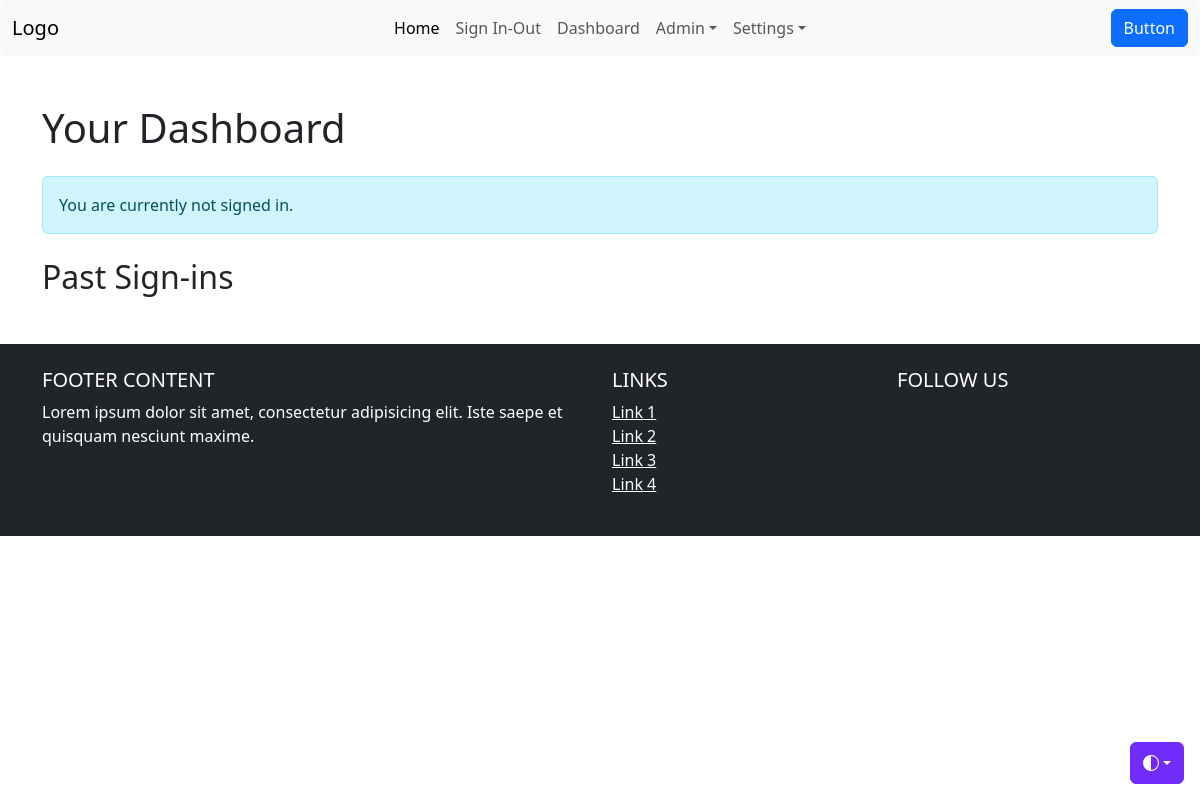
The app's page /user_dashboard/ (signed in), older data.
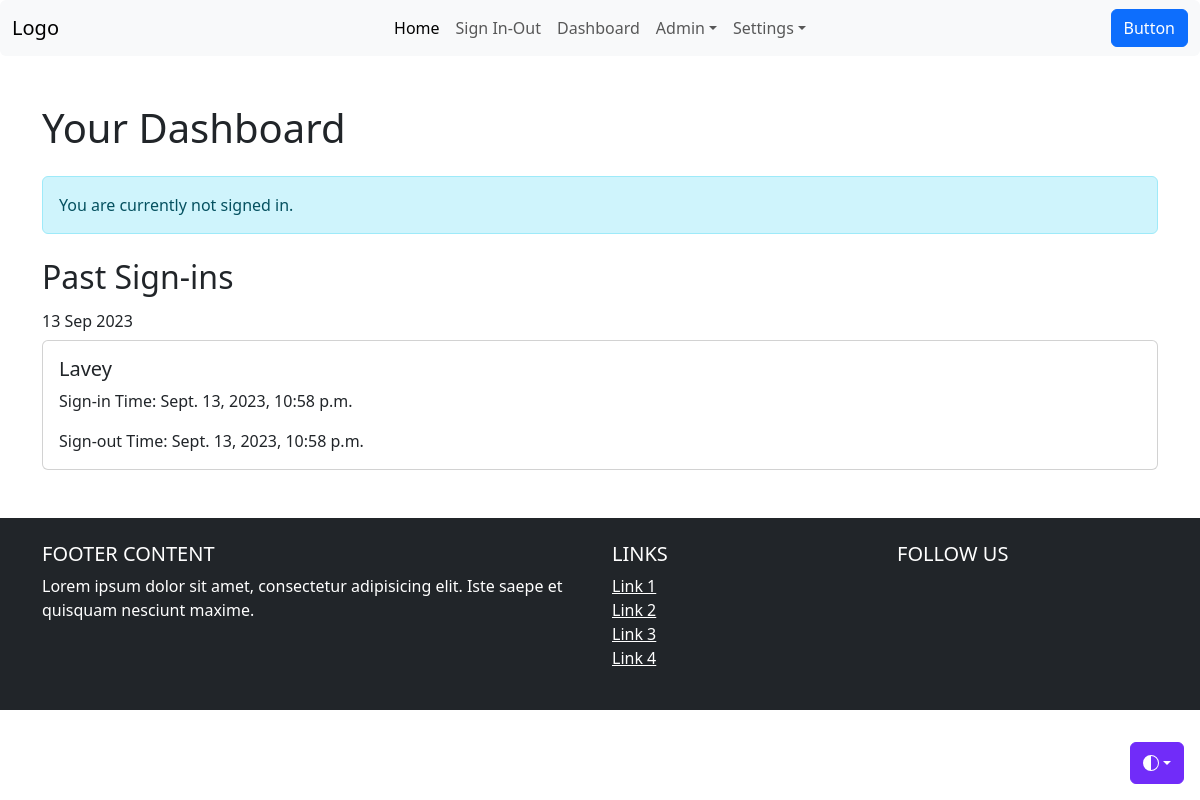
The same page, newer data.
### register_app/models.py (models this page shows, shortened)
class SignInOutRegister(models.Model):
    user = models.ForeignKey(User, on_delete=models.CASCADE)
    location = models.ForeignKey(Location, on_delete=models.CASCADE)
    sign_in_time = models.DateTimeField()
    sign_out_time = models.DateTimeField(null=True, blank=True)

class Location(models.Model):
    name = models.CharField(max_length=200)
    address = models.TextField()
    description = models.TextField()
    is_active = models.BooleanField(default=True)
    qr_code = models.FileField(upload_to='qr_codes/', null=True, blank=True)

### register_app/views.py (the view)
# urls.py: path('user_dashboard/', register_views.user_dashboard, name='user_dashboard'),
@login_required
def user_dashboard(request):
    current_signin = SignInOutRegister.objects.filter(user=request.user, sign_out_time__isnull=True).first()
    past_signins = SignInOutRegister.objects.filter(user=request.user, sign_out_time__isnull=False).order_by('-sign_in_time')
    context = {
        'current_signin': current_signin,
        'past_signins': past_signins,
    }
    return render(request, 'register_app/user_dashboard.html', context)

### register_app/templates/register_app/user_dashboard.html
{% extends 'base.html' %}
{% block content %}
<div class="container mt-5">
    <h1>Your Dashboard</h1>
    <div class="mt-4">
        {% if current_signin %}
            <h2 class="mb-3">Current Sign-in</h2>
            <div class="card mb-4">
                <div class="card-body">
                    <h5 class="card-title">{{ current_signin.location.name }}</h5>
                    <p class="card-text">Sign-in Time: {{ current_signin.sign_in_time }}</p>
                </div>
            </div>
            <hr>
        {% else %}
            <div class="alert alert-info" role="alert">
                You are currently not signed in.
            </div>
        {% endif %}
    </div>
    <h2 class="mt-4 mb-3">Past Sign-ins</h2>
    <div>
    {% for signin in past_signins %}
        <div class="mb-2">
            <h6>{{ signin.sign_in_time|date:"d M Y" }}</h6>
            <div class="card mb-4">
                <div class="card-body">
                    <h5 class="card-title">{{ signin.location.name }}</h5>
                    <p class="card-text">Sign-in Time: {{ signin.sign_in_time }}</p>
                    <p class="card-text">Sign-out Time: {{ signin.sign_out_time }}</p>
                </div>
            </div>
        </div>
    {% endfor %}
    </div>
</div>
{% endblock %}

Row changes from the older to the newer data that the page shows:
added SignInOutRegister: sign_in_time "13 Sep 2023", location.name "Lavey", sign_in_time "Sept. 13, 2023, 10:58 p.m.", sign_out_time "Sept. 13, 2023, 10:58 p.m."
